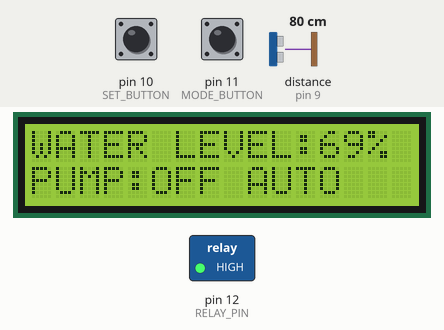
Recording of a sketch running on a simulated Arduino Uno, built with avr-gcc and run on an emulated ATmega328P. Shown: 16×2 character LCD, switched loads named in the sketch (green lamp = pin HIGH). Wiring (inferred from the names in the program): ultrasonic range finder: trigger pin 8; echo pin 9. The inputs (shaded band) are chosen by the test bench; at power-on: distance to the obstacle (sensor on pin 9) 80 cm, pin 11 (MODE_BUTTON) HIGH, pin 10 (SET_BUTTON) HIGH. The echo pulse lasts 58.3 µs per cm; pins used as bus, display or sensor lines are not drawn.

Above: at 3.2 s.
3.3 s: distance to the obstacle (sensor on pin 9) set to 176 cm
At 4.2 s:
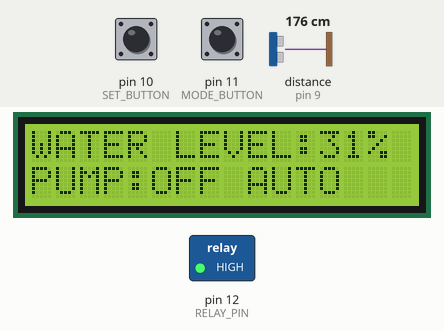
5.1 s: distance to the obstacle (sensor on pin 9) set to 183 cm
At 6.2 s:
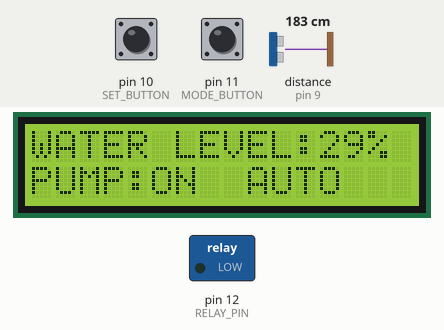
6.7 s: pin 11 (MODE_BUTTON) pulled LOW for 0.65 s
At 7.2 s:
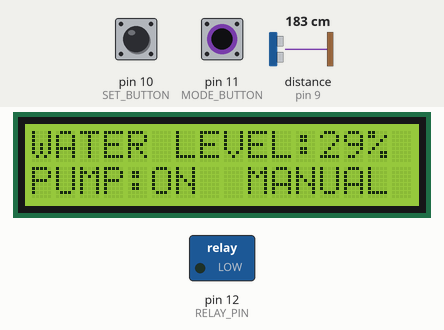
8.9 s: distance to the obstacle (sensor on pin 9) set to 4 cm
At 10.1 s:
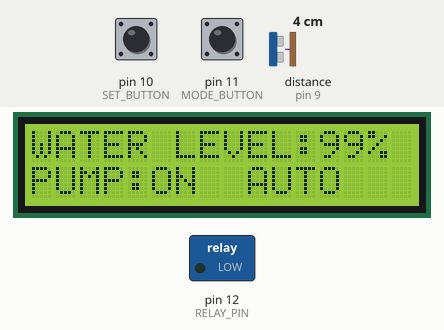
10.4 s: distance to the obstacle (sensor on pin 9) set to 2 cm
At 11.3 s:
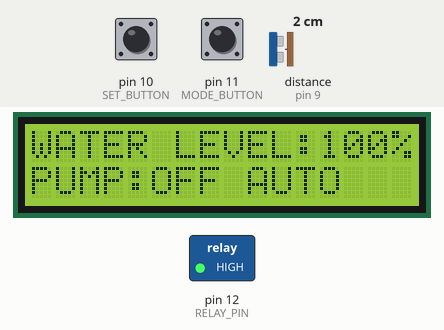
12.0 s: pin 11 (MODE_BUTTON) pulled LOW for 1 s
At 12.9 s:
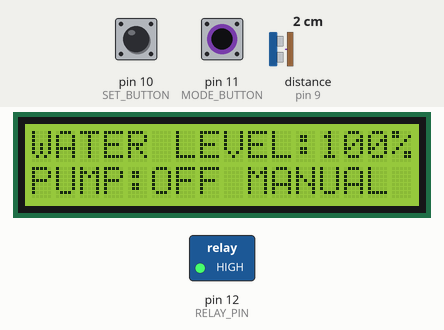
Timing chart, 0 to 15.0 s (numbered marks = the images above; inputs shaded):
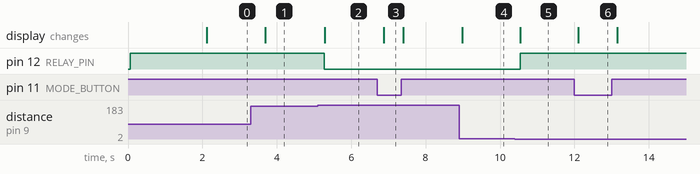

The sketch:

water_level_controller.ino
```cpp
#include <Wire.h>
#include <EEPROM.h>
#include <LiquidCrystal_I2C.h>

/* ---------------- LCD Configuration ---------------- */
LiquidCrystal_I2C lcd(0x27, 16, 2);

/* ---------------- Pin Definitions ---------------- */
#define TRIG_PIN 8
#define ECHO_PIN 9
#define SET_BUTTON 10
#define MODE_BUTTON 11
#define RELAY_PIN 12

/* ---------------- Variables ---------------- */
long duration;
long inches;
int set_val;          // Tank height reference
int percentage;
bool state = 0;
bool pump = 0;

/* ---------------- Setup ---------------- */
void setup()
{
    lcd.init();
    lcd.backlight();

    pinMode(TRIG_PIN, OUTPUT);
    pinMode(ECHO_PIN, INPUT);
    pinMode(SET_BUTTON, INPUT_PULLUP);
    pinMode(MODE_BUTTON, INPUT_PULLUP);
    pinMode(RELAY_PIN, OUTPUT);

    digitalWrite(RELAY_PIN, HIGH);   // Pump OFF (Active LOW Relay)

    lcd.setCursor(0, 0);
    lcd.print("WATER LEVEL:");
    lcd.setCursor(0, 1);
    lcd.print("PUMP:OFF MANUAL");

    /* Read stored tank height from EEPROM */
    set_val = EEPROM.read(0);

    if (set_val > 150 || set_val <= 0)
        set_val = 100;   // Default tank depth

    delay(2000);
}

/* ---------------- Main Loop ---------------- */
void loop()
{
    /* Trigger Ultrasonic Pulse */
    digitalWrite(TRIG_PIN, LOW);
    delayMicroseconds(2);
    digitalWrite(TRIG_PIN, HIGH);
    delayMicroseconds(10);
    digitalWrite(TRIG_PIN, LOW);

    /* Read Echo */
    duration = pulseIn(ECHO_PIN, HIGH);

    /* Convert to inches */
    inches = microsecondsToInches(duration);

    /* Calculate Water Percentage */
    percentage = (set_val - inches) * 100 / set_val;

    if (percentage < 0) percentage = 0;
    if (percentage > 100) percentage = 100;

    /* Display Percentage */
    lcd.setCursor(12, 0);
    lcd.print("    ");
    lcd.setCursor(12, 0);
    lcd.print(percentage);
    lcd.print("%");

    /* ----------- AUTO MODE ----------- */
    if (digitalRead(MODE_BUTTON))
    {
        lcd.setCursor(9, 1);
        lcd.print("AUTO   ");

        if (percentage < 30)
            pump = 1;

        if (percentage > 99)
            pump = 0;
    }

    /* ----------- MANUAL MODE ----------- */
    else
    {
        lcd.setCursor(9, 1);
        lcd.print("MANUAL");

        if (!digitalRead(SET_BUTTON) && !state)
        {
            state = 1;
            pump = !pump;
        }

        if (digitalRead(SET_BUTTON))
            state = 0;
    }

    /* ----------- Set Tank Height ----------- */
    if (!digitalRead(SET_BUTTON) && digitalRead(MODE_BUTTON))
    {
        set_val = inches;
        EEPROM.update(0, set_val);
        delay(500);
    }

    /* ----------- Relay Control ----------- */
    digitalWrite(RELAY_PIN, pump ? LOW : HIGH);

    lcd.setCursor(5, 1);
    if (pump)
        lcd.print("ON ");
    else
        lcd.print("OFF");

    delay(500);
}

/* ---------------- Distance Conversion ---------------- */
long microsecondsToInches(long microseconds)
{
    return microseconds / 74 / 2;
}
```

Measured:
- the behaviour switches between 180 and 181 cm on distance to the obstacle (sensor on pin 9) (found by bisection; images 1 and 2)
- the behaviour switches between 3 and 2 cm on distance to the obstacle (sensor on pin 9) (found by bisection; images 4 and 5)
- after the input at 3.3 s, the display: changes after 0.39 s (image 1)
- after the input at 5.1 s, pin 12 (RELAY_PIN): HIGH → LOW after 0.18 s; the display: changes after 0.18 s (image 2)
- after the input at 6.7 s, the display: changes after 0.18 s (image 3)
- after the input at 8.9 s, the display: changes after 0.09 s (image 4)
- after the input at 10.4 s, pin 12 (RELAY_PIN): LOW → HIGH after 0.14 s; the display: changes after 0.15 s (image 5)
- after the input at 12.0 s, the display: changes after 0.11 s (image 6)
